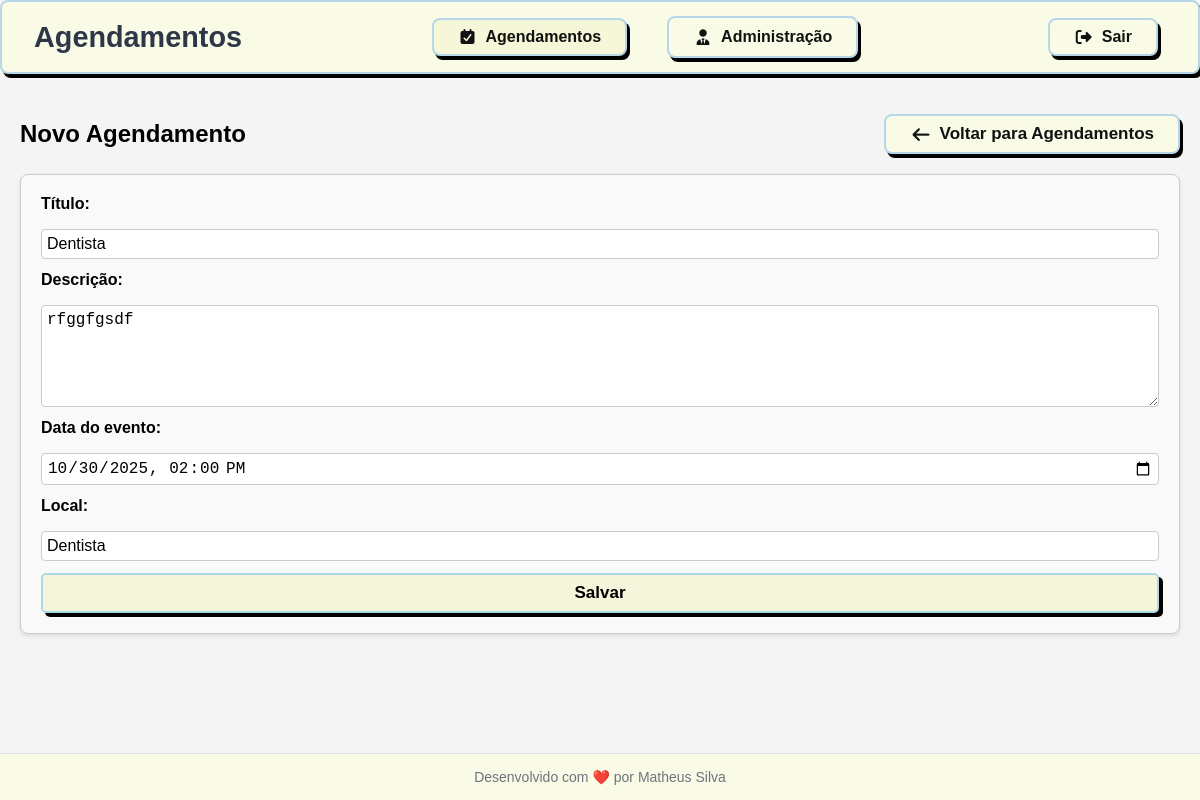
/agenda/evento/7/ (signed in), run on an earlier commit of the app's database.
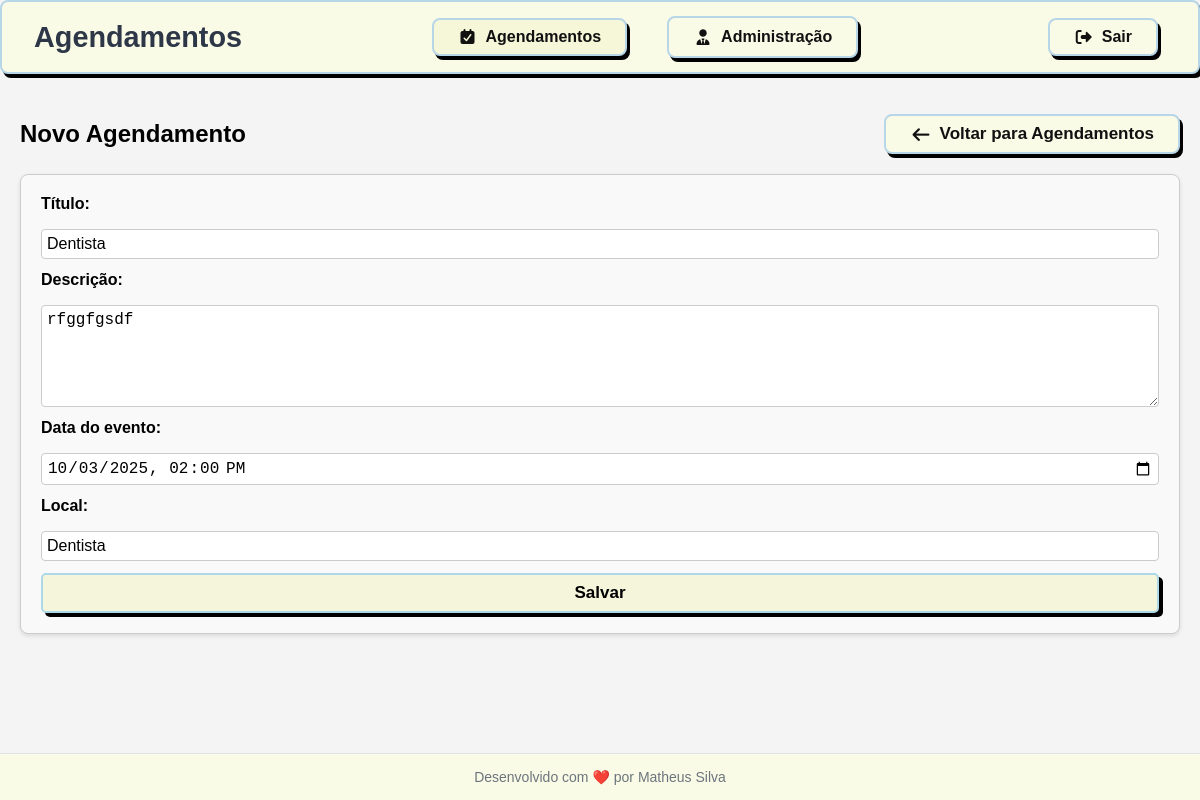
And on a later commit of the database.
### core/models.py (models this page shows, shortened)
class Evento(models.Model):
    titulo = models.CharField(max_length=100)
    descricao = models.TextField(blank=True, null=True)
    data_evento = models.DateTimeField(verbose_name='Data do Evento') ## verbose_name altera o nome do campo na interface de admin
    data_criacao = models.DateTimeField(auto_now=True, verbose_name='Data de Criação')
    usuario = models.ForeignKey(User, on_delete=models.CASCADE)  ## CASCADE deleta todos os eventos do usuario se o usuario for deletado
    local = models.CharField(max_length=100, blank=True, null=True)
    class Meta:
        db_table = 'evento'
    def get_hora_evento(self):
        return self.data_evento.strftime('%Y-%m-%dT%H:%M')

### core/views.py (the view)
# urls.py: path('agenda/evento', views.evento),  ## Rota para a view evento
@login_required(login_url='/login/')
def evento(request, id_evento=None):
    if id_evento:
        evento = Evento.objects.get(id=id_evento)
        dados = {'evento': evento}
        return render(request, 'evento.html', dados)
    return render(request, 'evento.html')

### templates/evento.html (shortened to what this page needs)
{% include 'models/tags.html' %} {% include 'models/header.html' %}
<div class="container">
  <div class="header-title">
    <h2>Novo Agendamento</h2>
    <a href="/agenda" class="btn-novoagendamento"><i class="fa-solid fa-arrow-left"></i> Voltar para Agendamentos</a>
  </div>
  <form
    id="event-form"
    class="event-form"
    method="post"
    action="/agenda/evento/submit/"
     >
    <label for="titulo">Título:</label>
    <input type="text" id="titulo" name="titulo" value="{{ evento.titulo }}" required />
    <label for="descricao">Descrição:</label>
    <textarea rows="5" id="descricao" name="descricao" required>{{ evento.descricao }}</textarea>
    <label for="data_evento">Data do evento:</label>
    <input
      type="datetime-local"
      id="data_evento"
      name="data_evento"
      value="{{ evento.get_hora_evento }}"
      required
    />
    <label for="local">Local:</label>
    <input type="text" id="local" name="local" value="{{ evento.local }}" required />
    <button type="submit">Salvar</button>
  </form>
</div>
{% include 'models/footer.html' %}

What changed in the data, as far as the page shows it:
changed Evento "Dentista": data_evento "10/30/2025 14:00" → "10/03/2025 14:00"
